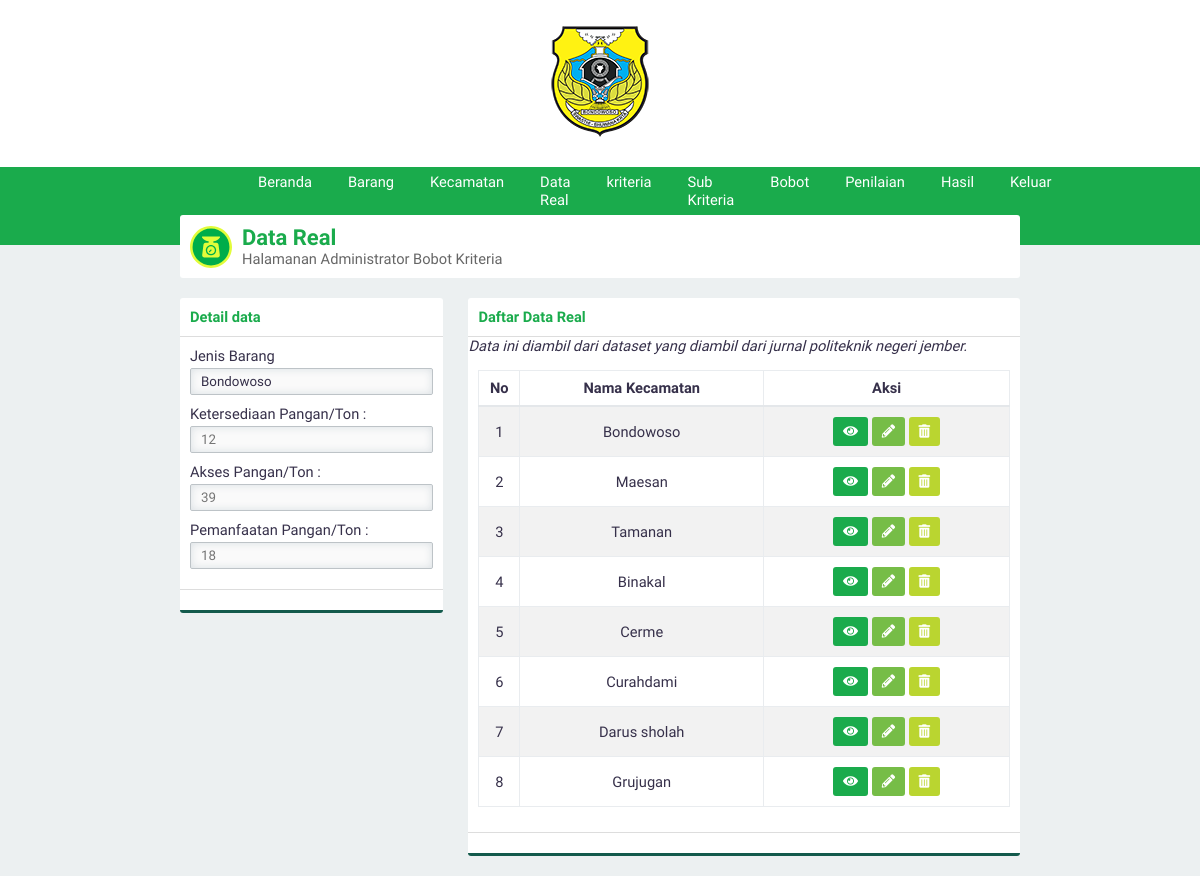
The app's page /?page=datareal&aksi=lihat&id=9 (signed in) with its own data.
### tables this page shows
CREATE TABLE `supplier` (
  `id_supplier` int(3) NOT NULL,
  `namaSupplier` varchar(30) NOT NULL
);

CREATE TABLE `datareal` (
  `id_datareal` int(3) NOT NULL,
  `id_supplier` int(3) NOT NULL,
  `id_kriteria` int(3) NOT NULL,
  `nilai_real` int(10) NOT NULL
);

CREATE TABLE `kriteria` (
  `id_kriteria` int(3) NOT NULL,
  `namaKriteria` varchar(30) NOT NULL,
  `sifat` enum('Benefit','Cost') NOT NULL
);

### page/lihatdatareal.php (the view, shortened to what this page needs)
<?php
$id = htmlspecialchars(@$_GET['id']);
$querylihat = "SELECT id_supplier,nilai_real,id_datareal,kriteria.namaKriteria AS namaKriteria FROM datareal INNER JOIN kriteria USING(id_kriteria) WHERE id_supplier='$id'";
?>
<div class="panel-top">
    <b class="text-green">Detail data</b>
</div>
<form>
    <div class="panel-middle">
        <div class="group-input">
            <?php
            $query = "SELECT namaSupplier FROM supplier WHERE id_supplier='$id'";
            $execute = $konek->query($query);
            $data = $execute->fetch_array(MYSQLI_ASSOC);
            ?>
            <div class="group-input">
                <label for="jenisbarang">Jenis Barang</label>
                <input class="form-custom" value="<?php echo $data['namaSupplier']; ?>" disabled type="text" autocomplete="off" required name="jenissupplier" id="jenissupplier" placeholder="Jenis Supplier">
            </div>
        </div>
        <?php
        $execute2 = $konek->query($querylihat);
        while ($data = $execute2->fetch_array(MYSQLI_ASSOC)) {
            echo " <div class=\"group-input\">
            <label for=\"$data[namaKriteria]\">$data[namaKriteria]/Ton :</label>
            <input type='hidden' value=\"$data[id_datareal]\" name=\"id[]\">
            <input type=\"text\" class=\"form-custom\" disabled autocomplete=\"off\" placeholder=\"$data[nilai_real]\" id=\"$data[namaKriteria]\" name=\"nilai[]\">
            </div>";
        }
        ?>
    </div>
    <div class="panel-bottom">
    </div>
</form>

### asset/css/style.css (style rules this page uses)
* { padding: 0; margin: 0; font-family: 'Work Sans', sans-serif; color: #36304A; font-weight: 500; letter-spacing: normal; }
b, h1, h2, h3, h4, h5 { padding: 0; font-weight: 600 !important; margin: 0.83em 0em; }
.text-green { color: #1aab4c !important; }
input, select { border: none; width: 100%; }
.form-custom { padding: 5px 10px; border: solid 1px #BDC3C7; -webkit-border-radius: 2px; -moz-border-radius: 2px; border-radius: 2px; box-sizing: border-box; box-shadow: inset 0 0 8px #d9dfe3; margin: 3px 0 10px 0; }
.panel-top { padding: 10px; box-sizing: padding-box; border-bottom: solid 1px #dddddd; }
.panel-middle { padding: 10px; box-sizing: padding-box; }
.panel-bottom { padding: 10px; border-bottom: solid 3px #135a4c; border-top: solid 1px #dddddd; }
body { background-color: #ECF0F1; display: flex; width: 100vw; height: 100vh; align-items: center; flex-direction: column; overflow-x: hidden; font-size: 11pt; }

### records on screen
supplier: jenissupplier "Bondowoso"
datareal: id_kriteria.namaKriteria "Ketersediaan Pangan", nilai_real "12"
datareal: id_kriteria.namaKriteria "Akses Pangan", nilai_real "39"
datareal: id_kriteria.namaKriteria "Pemanfaatan Pangan", nilai_real "18"

### other values on screen
$data[namaSupplier] "Bondowoso"
$data[namaSupplier] "Maesan"
$data[namaSupplier] "Tamanan"
$data[namaSupplier] "Binakal"
$data[namaSupplier] "Cerme"
$data[namaSupplier] "Curahdami"
$data[namaSupplier] "Darus sholah"
$data[namaSupplier] "Grujugan"
